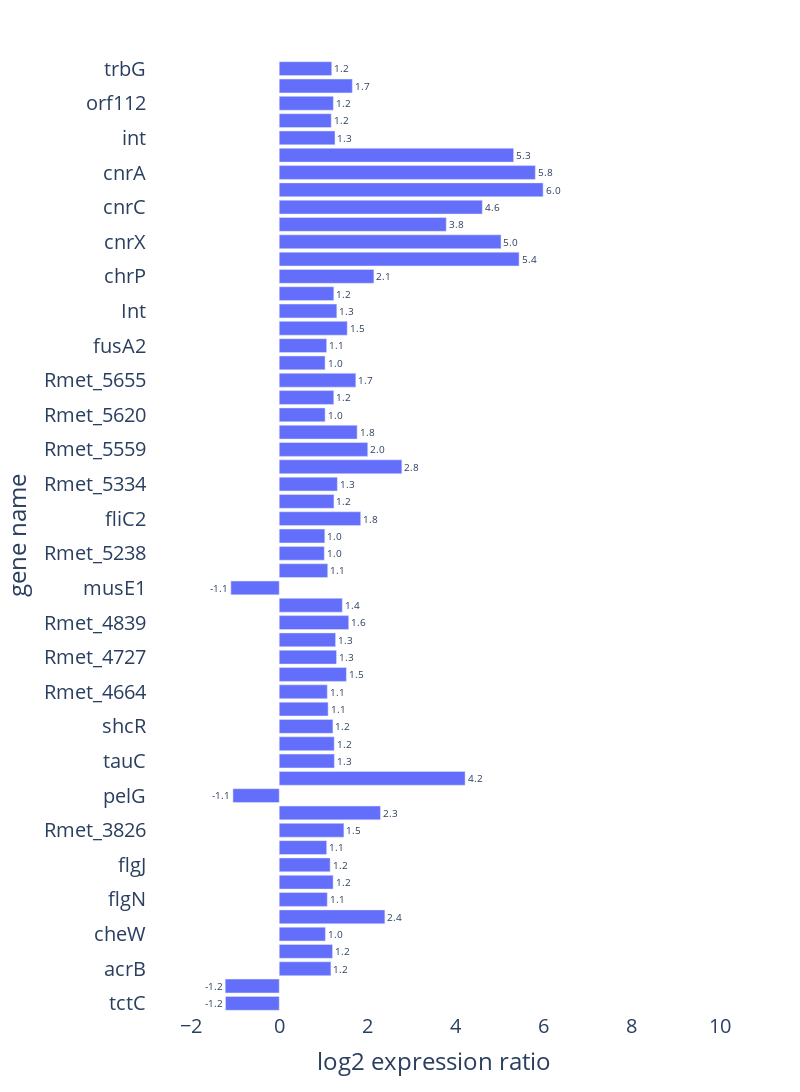

The code cell stored with this chart in its notebook:
### Code cell
px.bar(dff_plot.iloc[54:], 
       x='log_ratio',
       y='gene_name', 
       text='log_ratio', 
       #orientation='h'
      ).update_layout(
    autosize=False,
    width=800,
    height=2400,
        ).update_traces(texttemplate='%{text:.2s}', textposition='outside'
               ).update_layout(uniformtext_minsize=8, uniformtext_mode='hide'
                              ).update_layout({
                                                'plot_bgcolor': 'rgba(0, 0, 0, 0)',
                                                'paper_bgcolor': 'rgba(0, 0, 0, 0)',
                                                }).update_layout(xaxis_range=[-3,10]).update_layout(
    xaxis_title="log2 expression ratio",
    yaxis_title="gene name",
    #legend_title="Legend Title",
    font=dict(
    #    family="Courier New, monospace",
        size=20,
      #  color="RebeccaPurple"
    )
)

### Figure 1 — Plotly figure (JSON) as saved in the notebook; plotly's stock layout.template omitted (floating-point values rounded to 4 significant figures)
{"data": [{"alignmentgroup": "True", "hovertemplate": "log_ratio=%{text}<br>gene_name=%{y}<extra></extra>", "legendgroup": "", "marker": {"color": "#636efa"}, "name": "", "offsetgroup": "", "orientation": "h", "showlegend": false, "text": [-1.22, -1.226, 1.172, 1.21, 1.048, 2.397, 1.09, 1.223, 1.155, 1.077, 1.467, 2.297, -1.05, 4.217, 1.251, 1.247, 1.218, 1.11, 1.09, 1.524, 1.3, 1.278, 1.576, 1.43, -1.098, 1.101, 1.023, 1.034, 1.849, 1.241, 1.319, 2.782, 2.009, 1.768, 1.041, 1.237, 1.738, 1.04, 1.076, 1.543, 1.307, 1.238, 2.148, 5.442, 5.032, 3.79, 4.607, 5.987, 5.81, 5.317, 1.265, 1.18, 1.228, 1.658, 1.191], "textposition": "outside", "texttemplate": "%{text:.2s}", "type": "bar", "x": [-1.22, -1.226, 1.172, 1.21, 1.048, 2.397, 1.09, 1.223, 1.155, 1.077, 1.467, 2.297, -1.05, 4.217, 1.251, 1.247, 1.218, 1.11, 1.09, 1.524, 1.3, 1.278, 1.576, 1.43, -1.098, 1.101, 1.023, 1.034, 1.849, 1.241, 1.319, 2.782, 2.009, 1.768, 1.041, 1.237, 1.738, 1.04, 1.076, 1.543, 1.307, 1.238, 2.148, 5.442, 5.032, 3.79, 4.607, 5.987, 5.81, 5.317, 1.265, 1.18, 1.228, 1.658, 1.191], "xaxis": "x", "y": ["tctC", "tctB", "acrB", "Rmet_3628", "cheW", "cheB1", "flgN", "flgM", "flgJ", "flgL", "Rmet_3826", "Rmet_4115pelG", "pelG", "dctA", "tauC", "Shc", "shcR", "Rmet_4623", "Rmet_4664", "Rmet_4726", "Rmet_4727", "ompP", "Rmet_4839", "Rmet_4993", "musE1", "Rmet_5235", "Rmet_5238", "Rmet_5239", "fliC2", "Rmet_5279", "Rmet_5334", "Rmet_5426", "Rmet_5559", "Rmet_5560", "Rmet_5620", "fliD3", "Rmet_5655", "wcaF", "fusA2", "tnpA", "Int", "merR", "chrP", "cnrY", "cnrX", "cnrH", "cnrC", "cnrB", "cnrA", "cnrT", "int", "Rmet_6255", "orf112", "Rmet_6268", "trbG"], "yaxis": "y"}], "layout": {"autosize": false, "barmode": "relative", "font": {"size": 20}, "height": 2400, "legend": {"tracegroupgap": 0}, "margin": {"t": 60}, "paper_bgcolor": "rgba(0, 0, 0, 0)", "plot_bgcolor": "rgba(0, 0, 0, 0)", "uniformtext": {"minsize": 8, "mode": "hide"}, "width": 800, "xaxis": {"anchor": "y", "domain": [0, 1], "range": [-3, 10], "title": {"text": "log2 expression ratio"}}, "yaxis": {"anchor": "x", "domain": [0, 1], "title": {"text": "gene name"}}}}
